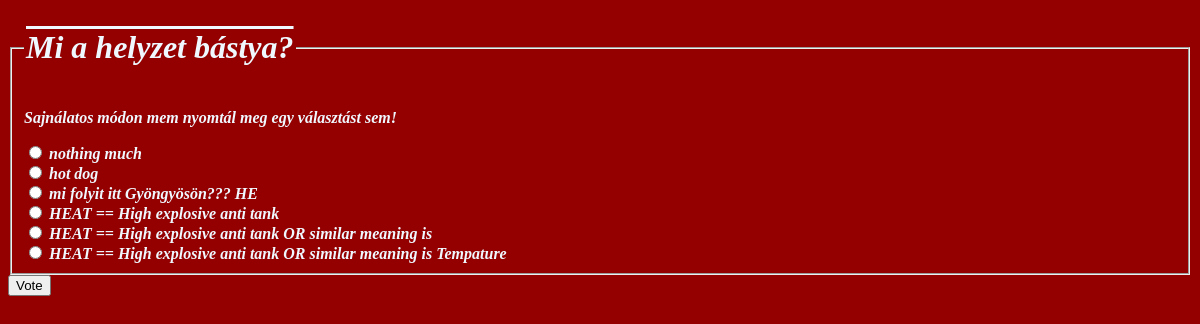
/polls/2/vote/, run on the app's committed database.
### polls/models.py (models this page shows, shortened)
class Question(models.Model):
    question_text = models.CharField(max_length=200)
    pub_date = models.DateTimeField("date published")

class Choice(models.Model):
    question = models.ForeignKey(Question,on_delete=models.CASCADE)
    choice_text = models.CharField(max_length=200)
    votes = models.IntegerField(default=0)

### polls/views.py (the view)
# urls.py: path("<int:question_id>/vote/", views.vote, name="vote"),
def vote(request, question_id):
     question = get_object_or_404(Question, pk=question_id)
     try:
         selected_choice = question.choice_set.get(pk=request.POST["choice"])
     except (KeyError, Choice.DoesNotExist):
         return render(
             request,
             "polls/detail.html",
             {
                 "question" : question,
                 "error_message" : "Sajnálatos módon mem nyomtál meg egy választást sem!",
             },
         )
     else:
         selected_choice.votes = selected_choice.votes + 1
         selected_choice.save()
         return HttpResponseRedirect(reverse("polls:results", args=(question.id,)))

### polls/templates/polls/detail.html (shortened to what this page needs)
<!DOCTYPE html>
<html lang="en">
<head>
</head>
<body>
    <form action="{% url 'polls:vote' question.id %}" method="post">
        <fieldset>
            <legend><h1>{{ question.question_text }}</h1></legend>
            {% if error_message %}<p><strong>{{ error_message }}</strong></p>{% endif %}
            {% for choice in question.choice_set.all %}
                <input type="radio" name="choice" id="choice{{ forloop.counter }}" value="{{ choice.id }}">
                <label for="choice{{ forloop.counter }}">{{ choice.choice_text }}</label><br>
            {% endfor %}
        </fieldset>
        <input type="submit" value="Vote">
        </form>
</body>
</html>

### polls/templates/polls/detail.html (style rules this page uses)
body { background-color: rgb(148, 0, 0); color: aliceblue; font-weight: bold; font-style: italic; }
h1 { text-align: center; text-decoration: overline; }

### data on the page
Question: question_text "Mi a helyzet bástya?"
Choice: choice_text "nothing much"
Choice: choice_text "hot dog"
Choice: choice_text "mi folyit itt Gyöngyösön??? HE"
Choice: choice_text "HEAT == High explosive anti tank"
Choice: choice_text "HEAT == High explosive anti tank OR similar meaning is"
Choice: choice_text "HEAT == High explosive anti tank OR similar meaning is Tempature"

### other printed values
{{ error_message }} "Sajnálatos módon mem nyomtál meg egy választást sem!"
